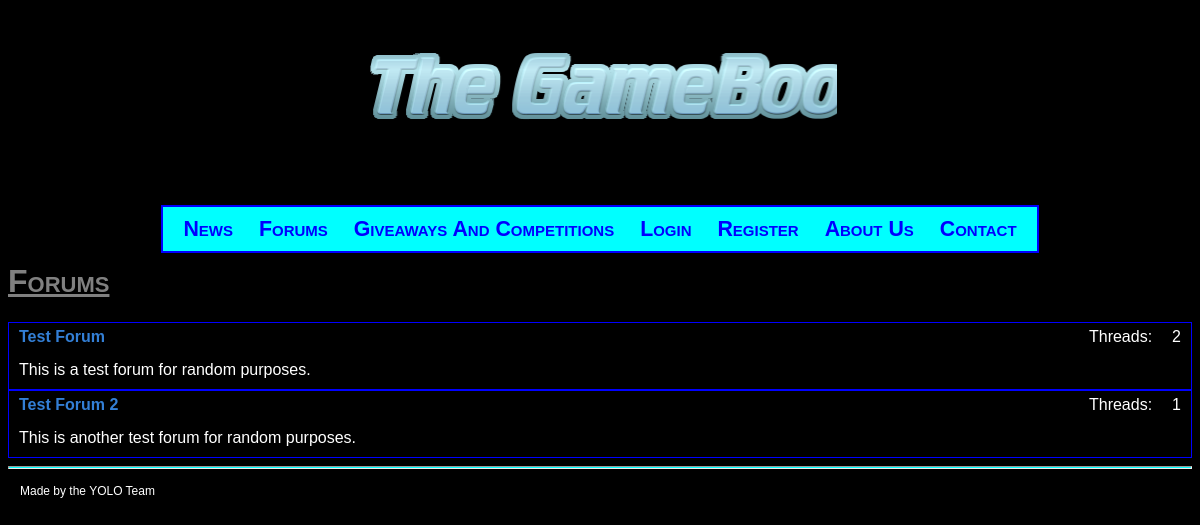
The page /forums.php on the database its author committed.
### tables this page shows
CREATE TABLE IF NOT EXISTS `forums` (
  `id` int(255) NOT NULL AUTO_INCREMENT,
  `title` varchar(255) NOT NULL,
  `description` text NOT NULL,
  `threadCount` int(255) NOT NULL,
  PRIMARY KEY (`id`)
);

### forums.php (the view)
<?php
include("top.php");
echo "<head><title>Forums - The GameBook</title></head>
	<h1>Forums</h1>";
$query = "SELECT * FROM forums";
$execute = mysqli_query($db, $query);
echo "<center><table width=75%>";
while ($result = mysqli_fetch_assoc($execute))
{
	echo "	<center><table style=\"border-collapse: collapse; border: 1px solid blue\">
		<tr>
			<td width=100%><b><a href=\"threads.php?forum=" . $result["id"] . "\">" . $result["title"] . "</a></b></td><td>Threads: </td><td>" . $result["threadCount"] . "</td>
		</tr>
		<tr>
			<td>" . $result["description"] . "</td><td></td><td></td>
		</tr>
	</table></center>";
}
echo "</table>";
include("bottom.php");
echo "</center>
</html>";
?>

### style.css (style rules this page uses)
body { font-family: sans-serif; background: black; color: white; }
a:link, a:visited { color: #337FD6; text-decoration: none; }
h2, h1 { font-variant: small-caps; text-decoration: underline; color:gray; }
tr, td { padding-top: 5px; padding-right: 10px; padding-bottom: 10px; padding-left: 10px; }

### rows shown on the page
forums: title "Test Forum", threadCount "2", description "This is a test forum for random purposes."
forums: title "Test Forum 2", threadCount "1", description "This is another test forum for random purposes."
